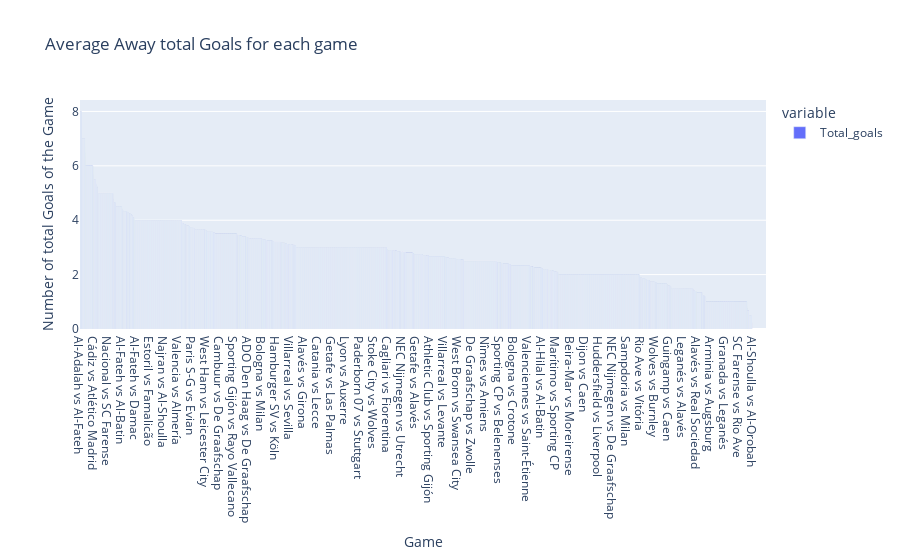

This figure's notebook cell:
### Code cell
fig = px.bar(df.groupby('Game').Total_goals.mean(), title="Average Away total Goals for each game")
fig.update_layout(
    xaxis_title="Game",
    yaxis_title="Number of total Goals of the Game",
    barmode='stack', xaxis={'categoryorder':'total descending'}
    )
fig.show()

### Figure 1 — Plotly figure (JSON) as saved in the notebook; plotly's stock layout.template omitted (floating-point values rounded to 4 significant figures; data arrays with more than 128 entries replaced by an {"elided": "..."} marker saying what was removed)
{"data": [{"alignmentgroup": "True", "hovertemplate": "variable=Total_goals<br>Game=%{x}<br>value=%{y}<extra></extra>", "legendgroup": "Total_goals", "marker": {"color": "#636efa", "pattern": {"shape": ""}}, "name": "Total_goals", "offsetgroup": "Total_goals", "orientation": "v", "showlegend": true, "textposition": "auto", "type": "bar", "x": {"elided": "6511 str values"}, "xaxis": "x", "y": {"elided": "6511 float values"}, "yaxis": "y"}], "layout": {"barmode": "stack", "legend": {"title": {"text": "variable"}, "tracegroupgap": 0}, "title": {"text": "Average Away total Goals for each game"}, "xaxis": {"anchor": "y", "categoryorder": "total descending", "domain": [0, 1], "title": {"text": "Game"}}, "yaxis": {"anchor": "x", "domain": [0, 1], "title": {"text": "Number of total Goals of the Game"}}}}
